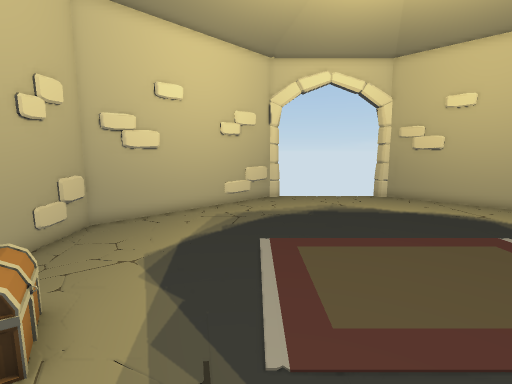
[1] (above)

15 first-person views from a walk through a scene from a Unity 3-D project. The camera is 1.5 m above the floor, tilts 8° down and sees 85° across. The floor is counted in squares, 0.5 m on a side. Each view is taken from the middle of a square. On the plan, view 1 faces up. The plan holds only what a view shows up to about 20 squares ahead; the rest is blank.

[2]
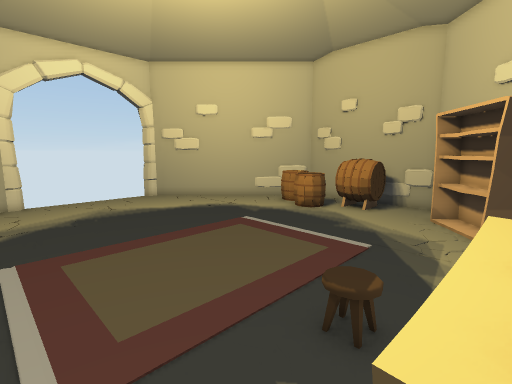

[3]
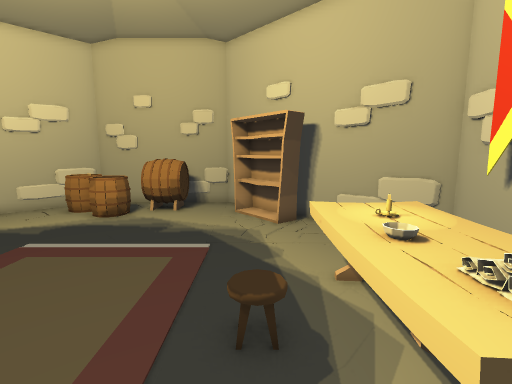

[4]
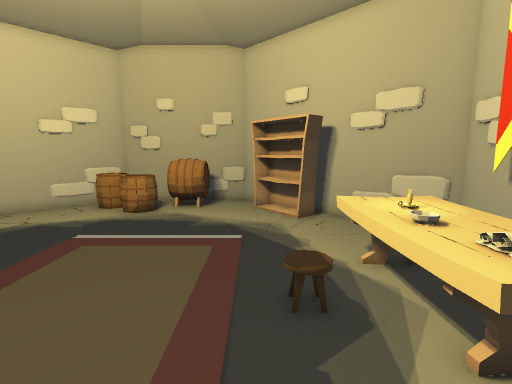

[5]
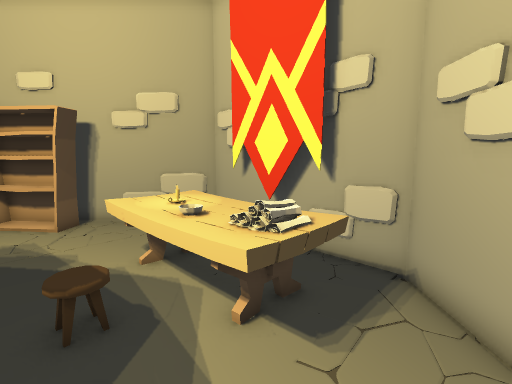

[6]
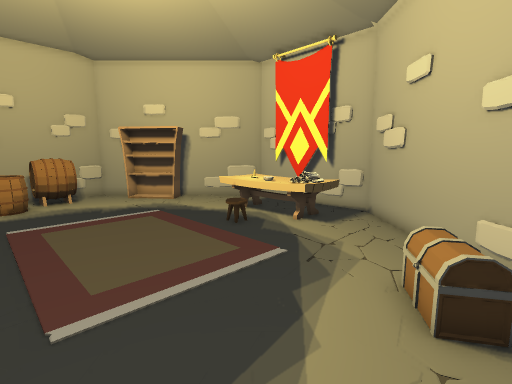

[7]
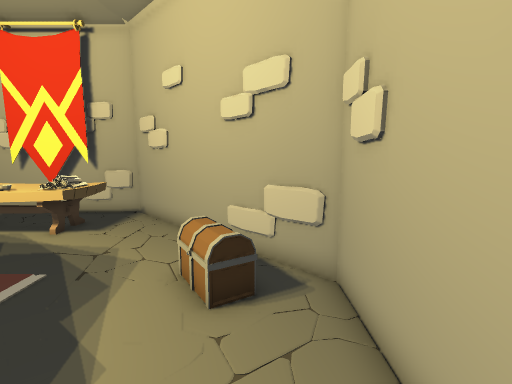

[8]
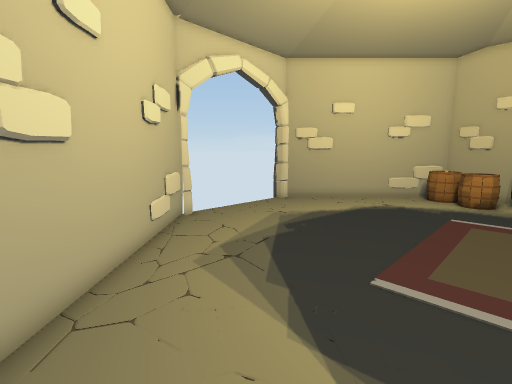

[9]
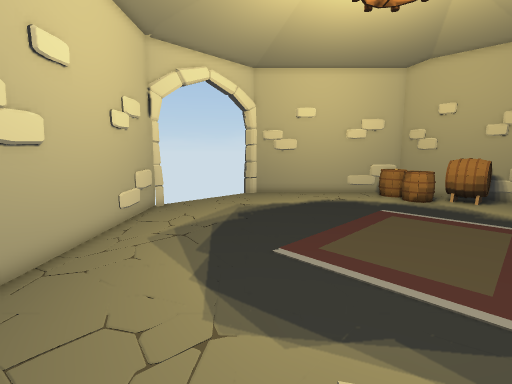

[10]
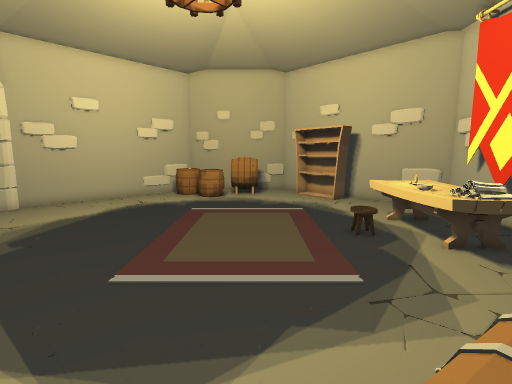

[11]
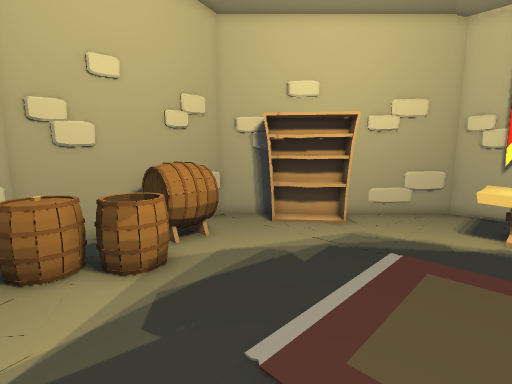

[12]
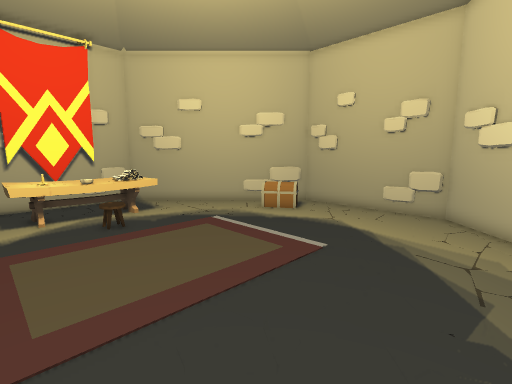

[13]
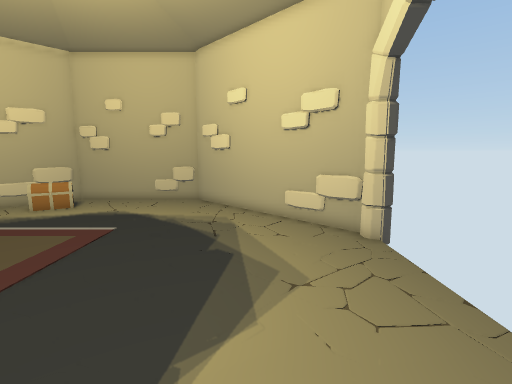

[14]
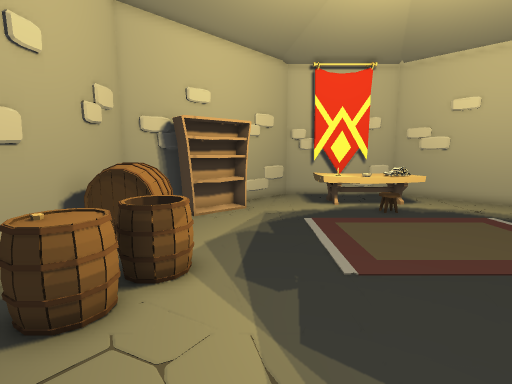

[15]
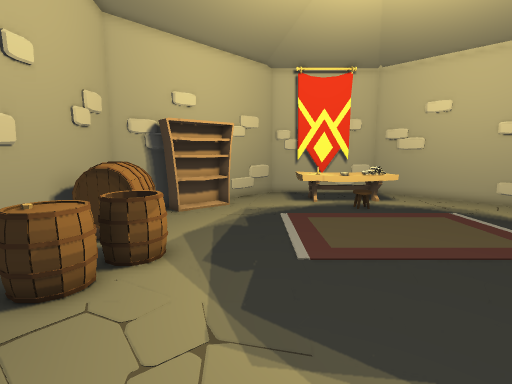

### Floor plan
Points are (right, up) in squares from view 1. A wall is a line through its corners. A room is listed if a view was taken in it or the views show most of it. See-through windows are left out.
Room 1 (views 1, 2, 3, 4, 5, 6, 7, 8, 9, 10, 11, 12, 13, 14, 15)
walls: (-5.3, 12.7) (-5.7, 12.4); (9, 18.8) (8.5, 18.8) (8.3, 19.3); (14.7, 1.6) (16.8, 3.7) (16.8, 11.3) (9, 19.1); (15.1, 2.2) (15.5, 2.5); (1.6, 19.3) (1.4, 18.9) (0.7, 18.9) (0.3, 18.4); (1, 19.2) (-6.9, 11.3) (-6.9, 3.6) (1, -4.3) (3.6, -4.3); (-0.5, -2.7) (-0.1, -3.1); (6.4, -4.3) (8.8, -4.3) (13.2, 0.1); (-6.5, 3.3) (-6.1, 3); (7.4, -4.2) (7.9, -4.3); (9.1, -3.9) (9.5, -3.5); (1.3, -4.2) (1.8, -4.1)
low walls: (16.4, 11.5) (16.1, 11.9); (-5.7, 2.6) (-5.3, 2.1); (9.8, -3.1) (10.3, -2.7)
objects: chest (-4, 3) to (-3, 5); table (2, -2) to (7, 1); other object (4, -1) to (5, 0); shelf (12, 0) to (14, 3); barrel (13, 8) to (14, 10); barrel (14, 6) to (16, 8); barrel (14, 10) to (15, 12)

Where each view was taken, in squares from view 1:
view 1: 0 up, 0 right, facing up
view 2: 0 up, 0 right, facing up-right
view 3: 2 up, 0 right, facing right
view 4: 3 up, 1 left, facing right
view 5: 3 up, 1 left, facing down-right
view 6: 10 up, 5 left, facing down-right
view 7: 10 up, 5 left, facing down
view 8: 7 up, 6 left, facing up-right
view 9: 4 up, 6 left, facing up-right
view 10: 6 up, 6 left, facing right
view 11: 12 up, 6 right, facing down-right
view 12: 14 up, 8 right, facing down-left
view 13: 15 up, 11 right, facing left
view 14: 16 up, 11 right, facing down
view 15: 17 up, 10 right, facing down
